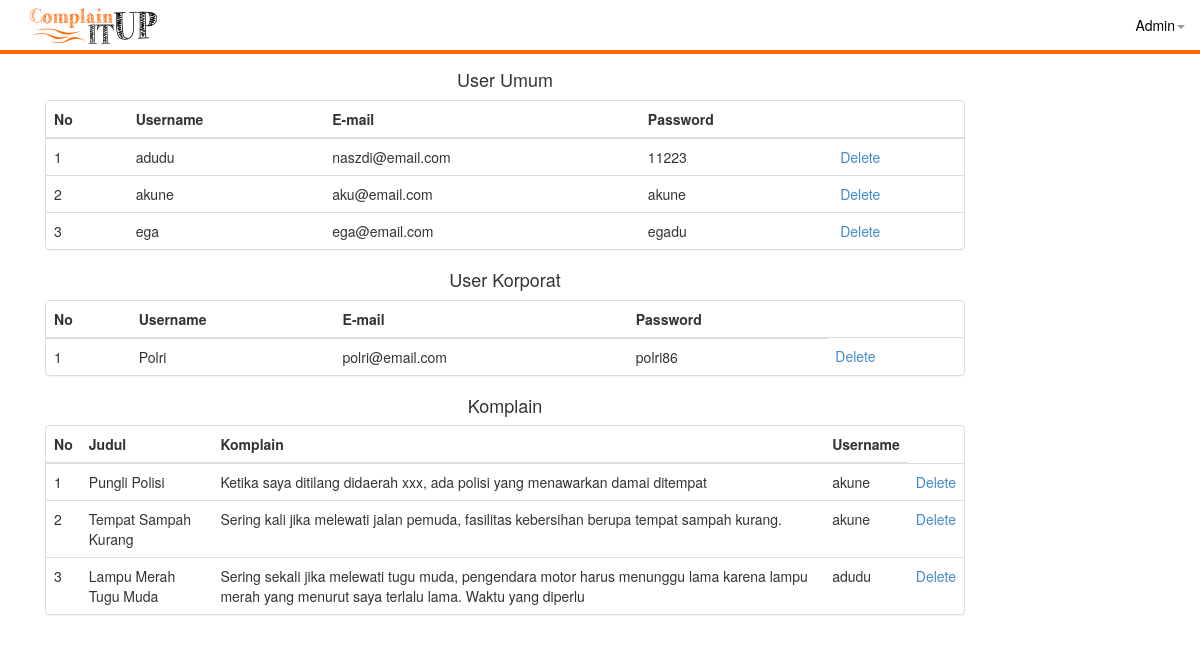
The app's page /admin.php (signed in) with its own data.
### tables this page shows
CREATE TABLE IF NOT EXISTS `User` (
  `Username` varchar(20) NOT NULL,
  `Email` varchar(30) NOT NULL,
  `Password` varchar(20) NOT NULL,
  `Admin` int(1) NOT NULL,
  `Corp` int(1) NOT NULL
);

CREATE TABLE IF NOT EXISTS `Komplain` (
`Nocomplain` int(5) NOT NULL,
  `Judul` varchar(100) NOT NULL,
  `Complain` text NOT NULL,
  `Username` varchar(30) DEFAULT NULL
);

### admin.php (the view, shortened to what this page needs)
<!DOCTYPE html>
<html lang="en">
<head>
	<link href="css/bootstrap.min.css" rel="stylesheet">
	<link href="css/style.css" rel="stylesheet">
</head>
<body>
<div class="container">
	<div class="row clearfix">
		<nav class="navbar navbar-default navbar-inverse navbar-fixed-top" role="navigation">
			<div class="navbar-header col-md-2">
				 <a class="navbar-brand" href="index.html"><img src="img/logo.png" alt="logo website" style="margin-top:-14px;margin-bottom:-10px;"></a>
			</div>
			<div>
			  <ul class="nav navbar-nav pull-right">
			        <li class="dropdown">
			          <a href="#" class="dropdown-toggle" data-toggle="dropdown">Admin<span class="caret"></span></a>
			        </li>
		        </ul>
			</div>
		</nav>
	</div>
  <div class="col-md-10"><br><br><br>
    <h4 align="center">User Umum</h4>
      <div class="panel panel-default">
        <table class="table">
          <thead>
            <tr>
              <th>No</th>
              <th>Username</th>
              <th>E-mail</th>
              <th>Password</th>
              <th></th>
            </tr>
          </thead>
          <tbody>
            <?php
              $result=mysql_query("SELECT * FROM User WHERE Corp='0'")  or die (mysql_error());
              for($a=1;$a<7;$a++) {
                $data=mysql_fetch_array($result);
                  if($data == NULL) {break;}
            ?>
            <tr>
              <td><?php echo $a;?></td>
              <td><?php echo $data[0];?></td>
              <td><?php echo $data[1];?></td>
              <td><?php echo $data[2];?></td>
              <td><a href="admin.php?act=delete&user=<?php echo $data[0]?>">Delete</a></td>
            </tr>
            <?php }
            ?>
          </tbody>
        </table>
      </div>
      <h4 align="center">User Korporat</h4>
      <div class="panel panel-default">
        <table class="table">
          <thead>
            <tr>
              <th>No</th>
              <th>Username</th>
              <th>E-mail</th>
              <th>Password</th>
            </tr>
          </thead>
          <tbody>
            <?php
              $result=mysql_query("SELECT * FROM User WHERE Corp='1' AND Admin='0'")  or die (mysql_error());
              for($a=1;$a<7;$a++) {
                $data=mysql_fetch_array($result);
                  if($data == NULL) {break;}
            ?>
            <tr>
              <td><?php echo $a;?></td>
              <td><?php echo $data[0];?></td>
              <td><?php echo $data[1];?></td>
              <td><?php echo $data[2];?></td>
              <td><a href="admin.php?act=delete&user=<?php echo $data[0]?>">Delete</a></td>
            </tr>
            <?php }
            ?>
          </tbody>
        </table>
      </div>
      <h4 align="center">Komplain</h4>
      <div class="panel panel-default">
        <table class="table">
          <thead>
            <tr>
              <th>No</th>
              <th>Judul</th>
              <th>Komplain</th>
              <th>Username</th>
            </tr>
          </thead>
          <tbody>
            <?php
              $result=mysql_query("SELECT * FROM Komplain order by Nocomplain asc")  or die (mysql_error());
              for($a=1;$a<7;$a++) {
                $data=mysql_fetch_array($result);
                  if($data == NULL) {break;}
            ?>
            <tr>
              <td><?php echo $a;?></td>
              <td><?php echo $data[1];?></td>
              <td><?php echo $data[2];?></td>
              <td><?php echo $data[3];?></td>
              <td><a href="admin.php?act=deletek&id=<?php echo $data[0]?>" onclick="fungsiR">Delete</a></td>
            </tr>
            <?php }
            ?>
          </tbody>
        </table>
      </div>
  </div>
</div>
</body>
</html>

### css/style.css (style rules this page uses)
.navbar-default { background-color: #FFFFFF; border-bottom: 4px solid #FF6600; }
.navbar-default .navbar-nav > li > a { color: #000000; }

### records on screen
user: Username "adudu", Email "naszdi@email.com", Password "11223"
user: Username "akune", Email "aku@email.com", Password "akune"
user: Username "ega", Email "ega@email.com", Password "egadu"
user: Username "Polri", Email "polri@email.com", Password "polri86"
komplain: Judul "Pungli Polisi", Complain "Ketika saya ditilang didaerah xxx, ada polisi yang menawarkan damai ditempat", Username "akune"
komplain: Judul "Tempat Sampah Kurang", Complain "Sering kali jika melewati jalan pemuda, fasilitas kebersihan berupa tempat sampah kurang.", Username "akune"
komplain: Judul "Lampu Merah Tugu Muda", Complain "Sering sekali jika melewati tugu muda, pengendara motor harus menunggu lama karena lampu merah yang menurut saya terlalu lama. Waktu yang diperlu", Username "adudu"
